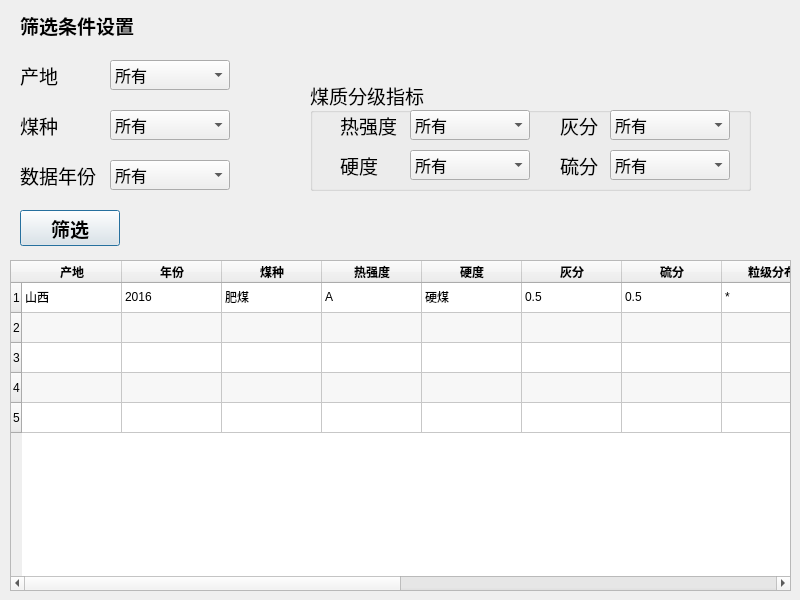
<?xml version="1.0" encoding="UTF-8"?>
<ui version="4.0">
 <class>minor_dialog</class>
 <widget class="QDialog" name="minor_dialog">
  <property name="geometry">
   <rect>
    <x>0</x>
    <y>0</y>
    <width>800</width>
    <height>600</height>
   </rect>
  </property>
  <property name="windowTitle">
   <string>分品种副库</string>
  </property>
  <widget class="QLabel" name="label_2">
   <property name="geometry">
    <rect>
     <x>20</x>
     <y>60</y>
     <width>41</width>
     <height>31</height>
    </rect>
   </property>
   <property name="font">
    <font>
     <family>新宋体</family>
     <pointsize>14</pointsize>
     <weight>50</weight>
     <bold>false</bold>
    </font>
   </property>
   <property name="text">
    <string>产地</string>
   </property>
  </widget>
  <widget class="QComboBox" name="comboBox_3">
   <property name="geometry">
    <rect>
     <x>110</x>
     <y>160</y>
     <width>120</width>
     <height>30</height>
    </rect>
   </property>
   <property name="font">
    <font>
     <family>新宋体</family>
     <pointsize>12</pointsize>
    </font>
   </property>
   <item>
    <property name="text">
     <string>所有</string>
    </property>
   </item>
   <item>
    <property name="text">
     <string>1985-1990</string>
    </property>
   </item>
   <item>
    <property name="text">
     <string>1991-1995</string>
    </property>
   </item>
   <item>
    <property name="text">
     <string>1996-1998</string>
    </property>
   </item>
   <item>
    <property name="text">
     <string>1999-2002</string>
    </property>
   </item>
   <item>
    <property name="text">
     <string>2003-2005</string>
    </property>
   </item>
   <item>
    <property name="text">
     <string>2006-2010</string>
    </property>
   </item>
   <item>
    <property name="text">
     <string>2011-2015</string>
    </property>
   </item>
   <item>
    <property name="text">
     <string>2016至今</string>
    </property>
   </item>
  </widget>
  <widget class="QLabel" name="label_5">
   <property name="geometry">
    <rect>
     <x>340</x>
     <y>110</y>
     <width>81</width>
     <height>31</height>
    </rect>
   </property>
   <property name="font">
    <font>
     <family>新宋体</family>
     <pointsize>14</pointsize>
     <weight>50</weight>
     <bold>false</bold>
    </font>
   </property>
   <property name="text">
    <string>热强度</string>
   </property>
  </widget>
  <widget class="QComboBox" name="comboBox_6">
   <property name="geometry">
    <rect>
     <x>610</x>
     <y>110</y>
     <width>120</width>
     <height>30</height>
    </rect>
   </property>
   <property name="font">
    <font>
     <family>新宋体</family>
     <pointsize>12</pointsize>
    </font>
   </property>
   <item>
    <property name="text">
     <string>所有</string>
    </property>
   </item>
   <item>
    <property name="text">
     <string>特高</string>
    </property>
   </item>
   <item>
    <property name="text">
     <string>高</string>
    </property>
   </item>
   <item>
    <property name="text">
     <string>中</string>
    </property>
   </item>
   <item>
    <property name="text">
     <string>低</string>
    </property>
   </item>
   <item>
    <property name="text">
     <string>特低</string>
    </property>
   </item>
  </widget>
  <widget class="QPushButton" name="pushButton">
   <property name="geometry">
    <rect>
     <x>20</x>
     <y>210</y>
     <width>100</width>
     <height>36</height>
    </rect>
   </property>
   <property name="font">
    <font>
     <family>新宋体</family>
     <pointsize>14</pointsize>
     <weight>75</weight>
     <bold>true</bold>
    </font>
   </property>
   <property name="text">
    <string>筛选</string>
   </property>
  </widget>
  <widget class="QLabel" name="label_3">
   <property name="geometry">
    <rect>
     <x>20</x>
     <y>110</y>
     <width>41</width>
     <height>31</height>
    </rect>
   </property>
   <property name="font">
    <font>
     <family>新宋体</family>
     <pointsize>14</pointsize>
     <weight>50</weight>
     <bold>false</bold>
    </font>
   </property>
   <property name="text">
    <string>煤种</string>
   </property>
  </widget>
  <widget class="QLabel" name="label_8">
   <property name="geometry">
    <rect>
     <x>560</x>
     <y>110</y>
     <width>81</width>
     <height>31</height>
    </rect>
   </property>
   <property name="font">
    <font>
     <family>新宋体</family>
     <pointsize>14</pointsize>
     <weight>50</weight>
     <bold>false</bold>
    </font>
   </property>
   <property name="text">
    <string>灰分</string>
   </property>
  </widget>
  <widget class="QLabel" name="label_7">
   <property name="geometry">
    <rect>
     <x>340</x>
     <y>150</y>
     <width>81</width>
     <height>31</height>
    </rect>
   </property>
   <property name="font">
    <font>
     <family>新宋体</family>
     <pointsize>14</pointsize>
     <weight>50</weight>
     <bold>false</bold>
    </font>
   </property>
   <property name="text">
    <string>硬度</string>
   </property>
  </widget>
  <widget class="QComboBox" name="comboBox_4">
   <property name="geometry">
    <rect>
     <x>410</x>
     <y>110</y>
     <width>120</width>
     <height>30</height>
    </rect>
   </property>
   <property name="font">
    <font>
     <family>新宋体</family>
     <pointsize>12</pointsize>
    </font>
   </property>
   <item>
    <property name="text">
     <string>所有</string>
    </property>
   </item>
   <item>
    <property name="text">
     <string>A级</string>
    </property>
   </item>
   <item>
    <property name="text">
     <string>B级</string>
    </property>
   </item>
   <item>
    <property name="text">
     <string>C级</string>
    </property>
   </item>
  </widget>
  <widget class="QComboBox" name="comboBox_7">
   <property name="geometry">
    <rect>
     <x>610</x>
     <y>150</y>
     <width>120</width>
     <height>30</height>
    </rect>
   </property>
   <property name="font">
    <font>
     <family>新宋体</family>
     <pointsize>12</pointsize>
    </font>
   </property>
   <item>
    <property name="text">
     <string>所有</string>
    </property>
   </item>
   <item>
    <property name="text">
     <string>特高</string>
    </property>
   </item>
   <item>
    <property name="text">
     <string>高</string>
    </property>
   </item>
   <item>
    <property name="text">
     <string>中</string>
    </property>
   </item>
   <item>
    <property name="text">
     <string>低</string>
    </property>
   </item>
   <item>
    <property name="text">
     <string>特低</string>
    </property>
   </item>
  </widget>
  <widget class="QLabel" name="label">
   <property name="geometry">
    <rect>
     <x>20</x>
     <y>10</y>
     <width>131</width>
     <height>31</height>
    </rect>
   </property>
   <property name="font">
    <font>
     <family>新宋体</family>
     <pointsize>14</pointsize>
     <weight>75</weight>
     <bold>true</bold>
    </font>
   </property>
   <property name="text">
    <string>筛选条件设置</string>
   </property>
  </widget>
  <widget class="QLabel" name="label_9">
   <property name="geometry">
    <rect>
     <x>560</x>
     <y>150</y>
     <width>81</width>
     <height>31</height>
    </rect>
   </property>
   <property name="font">
    <font>
     <family>新宋体</family>
     <pointsize>14</pointsize>
     <weight>50</weight>
     <bold>false</bold>
    </font>
   </property>
   <property name="text">
    <string>硫分</string>
   </property>
  </widget>
  <widget class="QTableWidget" name="tableWidget">
   <property name="geometry">
    <rect>
     <x>10</x>
     <y>260</y>
     <width>781</width>
     <height>331</height>
    </rect>
   </property>
   <property name="alternatingRowColors">
    <bool>true</bool>
   </property>
   <property name="selectionBehavior">
    <enum>QAbstractItemView::SelectRows</enum>
   </property>
   <property name="textElideMode">
    <enum>Qt::ElideRight</enum>
   </property>
   <property name="sortingEnabled">
    <bool>true</bool>
   </property>
   <row>
    <property name="text">
     <string>1</string>
    </property>
   </row>
   <row>
    <property name="text">
     <string>2</string>
    </property>
   </row>
   <row>
    <property name="text">
     <string>3</string>
    </property>
   </row>
   <row>
    <property name="text">
     <string>4</string>
    </property>
   </row>
   <row>
    <property name="text">
     <string>5</string>
    </property>
   </row>
   <column>
    <property name="text">
     <string>产地</string>
    </property>
    <property name="font">
     <font>
      <weight>75</weight>
      <bold>true</bold>
     </font>
    </property>
   </column>
   <column>
    <property name="text">
     <string>年份</string>
    </property>
    <property name="font">
     <font>
      <weight>75</weight>
      <bold>true</bold>
     </font>
    </property>
   </column>
   <column>
    <property name="text">
     <string>煤种</string>
    </property>
    <property name="font">
     <font>
      <weight>75</weight>
      <bold>true</bold>
     </font>
    </property>
   </column>
   <column>
    <property name="text">
     <string>热强度</string>
    </property>
    <property name="font">
     <font>
      <weight>75</weight>
      <bold>true</bold>
     </font>
    </property>
   </column>
   <column>
    <property name="text">
     <string>硬度</string>
    </property>
    <property name="font">
     <font>
      <weight>75</weight>
      <bold>true</bold>
     </font>
    </property>
   </column>
   <column>
    <property name="text">
     <string>灰分</string>
    </property>
    <property name="font">
     <font>
      <weight>75</weight>
      <bold>true</bold>
     </font>
    </property>
   </column>
   <column>
    <property name="text">
     <string>硫分</string>
    </property>
    <property name="font">
     <font>
      <weight>75</weight>
      <bold>true</bold>
     </font>
    </property>
   </column>
   <column>
    <property name="text">
     <string>粒级分布</string>
    </property>
    <property name="font">
     <font>
      <weight>75</weight>
      <bold>true</bold>
     </font>
    </property>
   </column>
   <column>
    <property name="text">
     <string>元素分析</string>
    </property>
    <property name="font">
     <font>
      <weight>75</weight>
      <bold>true</bold>
     </font>
    </property>
   </column>
   <column>
    <property name="text">
     <string>堆密度</string>
    </property>
    <property name="font">
     <font>
      <weight>75</weight>
      <bold>true</bold>
     </font>
    </property>
   </column>
   <column>
    <property name="text">
     <string>灰成分</string>
    </property>
    <property name="font">
     <font>
      <weight>75</weight>
      <bold>true</bold>
     </font>
    </property>
   </column>
   <column>
    <property name="text">
     <string>发热量</string>
    </property>
    <property name="font">
     <font>
      <weight>75</weight>
      <bold>true</bold>
     </font>
    </property>
   </column>
   <column>
    <property name="text">
     <string>全水分</string>
    </property>
    <property name="font">
     <font>
      <weight>75</weight>
      <bold>true</bold>
     </font>
    </property>
   </column>
   <column>
    <property name="text">
     <string>内水分</string>
    </property>
    <property name="font">
     <font>
      <weight>75</weight>
      <bold>true</bold>
     </font>
    </property>
   </column>
   <item row="0" column="0">
    <property name="text">
     <string>山西</string>
    </property>
    <property name="textAlignment">
     <set>AlignLeading|AlignVCenter</set>
    </property>
   </item>
   <item row="0" column="1">
    <property name="text">
     <string>2016</string>
    </property>
   </item>
   <item row="0" column="2">
    <property name="text">
     <string>肥煤</string>
    </property>
   </item>
   <item row="0" column="3">
    <property name="text">
     <string>A</string>
    </property>
   </item>
   <item row="0" column="4">
    <property name="text">
     <string>硬煤</string>
    </property>
   </item>
   <item row="0" column="5">
    <property name="text">
     <string>0.5</string>
    </property>
   </item>
   <item row="0" column="6">
    <property name="text">
     <string>0.5</string>
    </property>
   </item>
   <item row="0" column="7">
    <property name="text">
     <string>*</string>
    </property>
   </item>
   <item row="0" column="8">
    <property name="text">
     <string>*</string>
    </property>
   </item>
   <item row="0" column="9">
    <property name="text">
     <string>*</string>
    </property>
   </item>
   <item row="0" column="10">
    <property name="text">
     <string>*</string>
    </property>
   </item>
   <item row="0" column="11">
    <property name="text">
     <string>*</string>
    </property>
   </item>
   <item row="0" column="12">
    <property name="text">
     <string>*</string>
    </property>
   </item>
   <item row="0" column="13">
    <property name="text">
     <string>*</string>
    </property>
   </item>
   <item row="1" column="0">
    <property name="text">
     <string/>
    </property>
   </item>
  </widget>
  <widget class="QComboBox" name="comboBox_5">
   <property name="geometry">
    <rect>
     <x>410</x>
     <y>150</y>
     <width>120</width>
     <height>30</height>
    </rect>
   </property>
   <property name="font">
    <font>
     <family>新宋体</family>
     <pointsize>12</pointsize>
    </font>
   </property>
   <item>
    <property name="text">
     <string>所有</string>
    </property>
   </item>
   <item>
    <property name="text">
     <string>硬煤</string>
    </property>
   </item>
   <item>
    <property name="text">
     <string>半硬优</string>
    </property>
   </item>
   <item>
    <property name="text">
     <string>半硬</string>
    </property>
   </item>
   <item>
    <property name="text">
     <string>半软</string>
    </property>
   </item>
   <item>
    <property name="text">
     <string>软煤</string>
    </property>
   </item>
  </widget>
  <widget class="QGroupBox" name="groupBox">
   <property name="geometry">
    <rect>
     <x>310</x>
     <y>80</y>
     <width>441</width>
     <height>111</height>
    </rect>
   </property>
   <property name="font">
    <font>
     <family>新宋体</family>
     <pointsize>14</pointsize>
    </font>
   </property>
   <property name="title">
    <string>煤质分级指标</string>
   </property>
  </widget>
  <widget class="QComboBox" name="comboBox_2">
   <property name="geometry">
    <rect>
     <x>110</x>
     <y>110</y>
     <width>120</width>
     <height>30</height>
    </rect>
   </property>
   <property name="font">
    <font>
     <family>新宋体</family>
     <pointsize>12</pointsize>
    </font>
   </property>
   <item>
    <property name="text">
     <string>所有</string>
    </property>
   </item>
   <item>
    <property name="text">
     <string>焦煤</string>
    </property>
   </item>
   <item>
    <property name="text">
     <string>肥煤</string>
    </property>
   </item>
   <item>
    <property name="text">
     <string>气煤</string>
    </property>
   </item>
   <item>
    <property name="text">
     <string>1/3焦煤</string>
    </property>
   </item>
   <item>
    <property name="text">
     <string>瘦煤</string>
    </property>
   </item>
  </widget>
  <widget class="QComboBox" name="comboBox">
   <property name="geometry">
    <rect>
     <x>110</x>
     <y>60</y>
     <width>120</width>
     <height>30</height>
    </rect>
   </property>
   <property name="font">
    <font>
     <family>新宋体</family>
     <pointsize>12</pointsize>
    </font>
   </property>
   <item>
    <property name="text">
     <string>所有</string>
    </property>
   </item>
   <item>
    <property name="text">
     <string>国内</string>
    </property>
   </item>
   <item>
    <property name="text">
     <string>国外</string>
    </property>
   </item>
   <item>
    <property name="text">
     <string>中国，山西</string>
    </property>
   </item>
   <item>
    <property name="text">
     <string>中国，华东</string>
    </property>
   </item>
   <item>
    <property name="text">
     <string>中国，其他</string>
    </property>
   </item>
   <item>
    <property name="text">
     <string>巴西</string>
    </property>
   </item>
  </widget>
  <widget class="QLabel" name="label_4">
   <property name="geometry">
    <rect>
     <x>20</x>
     <y>160</y>
     <width>101</width>
     <height>31</height>
    </rect>
   </property>
   <property name="font">
    <font>
     <family>新宋体</family>
     <pointsize>14</pointsize>
     <weight>50</weight>
     <bold>false</bold>
    </font>
   </property>
   <property name="text">
    <string>数据年份</string>
   </property>
  </widget>
  <zorder>groupBox</zorder>
  <zorder>label_2</zorder>
  <zorder>comboBox_3</zorder>
  <zorder>label_5</zorder>
  <zorder>comboBox_6</zorder>
  <zorder>pushButton</zorder>
  <zorder>label_3</zorder>
  <zorder>label_8</zorder>
  <zorder>label_7</zorder>
  <zorder>comboBox_4</zorder>
  <zorder>comboBox_7</zorder>
  <zorder>label</zorder>
  <zorder>label_9</zorder>
  <zorder>tableWidget</zorder>
  <zorder>comboBox_5</zorder>
  <zorder>comboBox_2</zorder>
  <zorder>comboBox</zorder>
  <zorder>label_4</zorder>
 </widget>
 <resources/>
 <connections/>
</ui>
